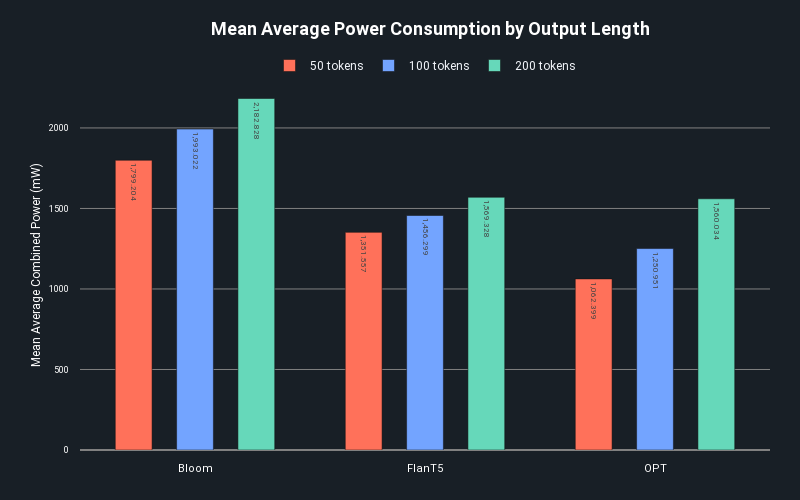
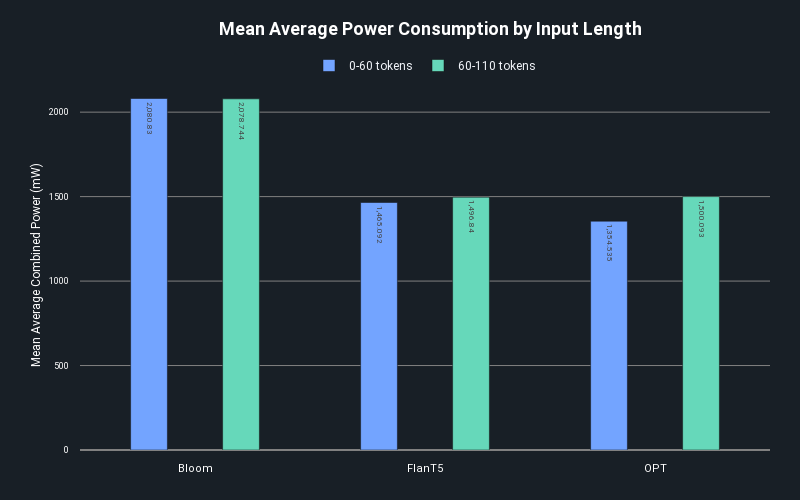

These figures' notebook cell, in order:
### Code cell
# Group the dataframe by Model and Input/Output Length, taking the mean of Combined Power for the other settings
power_avg_output = (dfPower.groupby(['Model', 'Output Length'])['Combined Power']
                   .mean()
                   .reset_index())

power_avg_input = (dfPower.groupby(['Model', 'Input Length'])['Combined Power']
                   .mean()
                   .reset_index())

# Plot the average power consumption for different output lengths of each model
def plot_average_power_output(dataframe, title):

    if title == "Input":
        color_discrete_map={"0-60 tokens": "#73A4FF", "60-110 tokens": "#66D8BA"}
        length_labels = {'short': '0-60 tokens', 'long': '60-110 tokens'}
        category_order = {"Input Length": ["0-60 tokens", "60-110 tokens"]}
    elif title == "Output":
        color_discrete_map={"50 tokens": "#FF715A","100 tokens": "#73A4FF", "200 tokens": "#66D8BA"}
        length_labels = {'50': '50 tokens', '100': '100 tokens', '200': '200 tokens'}
        category_order = {"Output Length": ["50 tokens", "100 tokens", "200 tokens"]}
    
    # Map the new labels to the appropriate column in the dataframe
    dataframe[f'{title} Length'] = dataframe[f'{title} Length'].map(length_labels)

    fig = px.bar(dataframe, 
                 x='Model', 
                 y='Combined Power', 
                 color=f'{title} Length',  # Different bars for each output length
                 barmode='group',  # Group bars by model
                 title=title, 
                 color_discrete_map=color_discrete_map,
                 category_orders=category_order,
                 labels={'Combined Power': 'Mean Average Combined Power (mW)', f'{title} Length': f'{title} Length'},
                 template='plotly_dark', 
                 width=800, 
                 height=500,
                 text_auto=True)

    fig.update_yaxes(title_font = dict(size=12), title_font_color = titlecolor, color=titlecolor,  tickfont = dict(size = 9), gridcolor=graycolor, zerolinecolor = graycolor) #, range=[0, 1100])
    fig.update_xaxes(zeroline = True, showgrid=False, color=titlecolor, title_font_color = titlecolor, tickfont = dict(size = 11), title_text='')
    fig.update_traces(textfont= dict(size=8), width=[0.16, 0.16, 0.16])
    fig.update_layout(autosize=True, hovermode=False, 
                      legend_title_text='', 
                      legend=dict(orientation="h", yanchor="bottom", y=1, 
                                  xanchor="center", x=0.5, title=f"{title} Length"),
                      font=dict(family="SF Pro Display, Roboto, Droid Sans, Arial"),
                      title={
                          'text': f"<b>Mean Average Power Consumption by {title} Length</b> <br>",
                          'y': 0.93,
                          'x': 0.54,
                          'xanchor': 'center',
                          'yanchor': 'top',
                          'font': dict(size=18, color=titlecolor)},
                      margin=dict(r=30, b=0, t=80), margin_pad=10,
                      modebar=dict(orientation='v'),
                      plot_bgcolor=bgcolor,
                      paper_bgcolor=bgcolor)

    fig.write_image(f"./power-average-bar-{title}.png")  # Save as PNG
    fig.show()

# Call the function to plot for all models
plot_average_power_output(power_avg_output, "Output")
plot_average_power_output(power_avg_input, "Input")

### Figure 1 — Plotly figure (JSON) as saved in the notebook; plotly's stock layout.template omitted (floating-point values rounded to 4 significant figures)
{"data": [{"alignmentgroup": "True", "hovertemplate": "Output Length=50 tokens<br>Model=%{x}<br>Mean Average Combined Power (mW)=%{y}<extra></extra>", "legendgroup": "50 tokens", "marker": {"color": "#FF715A", "pattern": {"shape": ""}}, "name": "50 tokens", "offsetgroup": "50 tokens", "orientation": "v", "showlegend": true, "textfont": {"size": 8}, "textposition": "auto", "texttemplate": "%{y}", "type": "bar", "width": [0.16, 0.16, 0.16], "x": ["Bloom", "FlanT5", "OPT"], "xaxis": "x", "y": [1799.0, 1352.0, 1062.0], "yaxis": "y"}, {"alignmentgroup": "True", "hovertemplate": "Output Length=100 tokens<br>Model=%{x}<br>Mean Average Combined Power (mW)=%{y}<extra></extra>", "legendgroup": "100 tokens", "marker": {"color": "#73A4FF", "pattern": {"shape": ""}}, "name": "100 tokens", "offsetgroup": "100 tokens", "orientation": "v", "showlegend": true, "textfont": {"size": 8}, "textposition": "auto", "texttemplate": "%{y}", "type": "bar", "width": [0.16, 0.16, 0.16], "x": ["Bloom", "FlanT5", "OPT"], "xaxis": "x", "y": [1993.0, 1456.0, 1251.0], "yaxis": "y"}, {"alignmentgroup": "True", "hovertemplate": "Output Length=200 tokens<br>Model=%{x}<br>Mean Average Combined Power (mW)=%{y}<extra></extra>", "legendgroup": "200 tokens", "marker": {"color": "#66D8BA", "pattern": {"shape": ""}}, "name": "200 tokens", "offsetgroup": "200 tokens", "orientation": "v", "showlegend": true, "textfont": {"size": 8}, "textposition": "auto", "texttemplate": "%{y}", "type": "bar", "width": [0.16, 0.16, 0.16], "x": ["Bloom", "FlanT5", "OPT"], "xaxis": "x", "y": [2183.0, 1569.0, 1560.0], "yaxis": "y"}], "layout": {"autosize": true, "barmode": "group", "font": {"family": "SF Pro Display, Roboto, Droid Sans, Arial"}, "height": 500, "hovermode": false, "legend": {"orientation": "h", "title": {"text": ""}, "tracegroupgap": 0, "x": 0.5, "xanchor": "center", "y": 1, "yanchor": "bottom"}, "margin": {"b": 0, "pad": 10, "r": 30, "t": 80}, "modebar": {"orientation": "v"}, "paper_bgcolor": "#181F26", "plot_bgcolor": "#181F26", "title": {"font": {"color": "white", "size": 18}, "text": "<b>Mean Average Power Consumption by Output Length</b> <br>", "x": 0.54, "xanchor": "center", "y": 0.93, "yanchor": "top"}, "width": 800, "xaxis": {"anchor": "y", "color": "white", "domain": [0, 1], "showgrid": false, "tickfont": {"size": 11}, "title": {"font": {"color": "white"}, "text": ""}, "zeroline": true}, "yaxis": {"anchor": "x", "color": "white", "domain": [0, 1], "gridcolor": "gray", "tickfont": {"size": 9}, "title": {"font": {"color": "white", "size": 12}, "text": "Mean Average Combined Power (mW)"}, "zerolinecolor": "gray"}}}

### Figure 2 — Plotly figure (JSON) as saved in the notebook; plotly's stock layout.template omitted (floating-point values rounded to 4 significant figures)
{"data": [{"alignmentgroup": "True", "hovertemplate": "Input Length=0-60 tokens<br>Model=%{x}<br>Mean Average Combined Power (mW)=%{y}<extra></extra>", "legendgroup": "0-60 tokens", "marker": {"color": "#73A4FF", "pattern": {"shape": ""}}, "name": "0-60 tokens", "offsetgroup": "0-60 tokens", "orientation": "v", "showlegend": true, "textfont": {"size": 8}, "textposition": "auto", "texttemplate": "%{y}", "type": "bar", "width": [0.16, 0.16, 0.16], "x": ["Bloom", "FlanT5", "OPT"], "xaxis": "x", "y": [2081.0, 1465.0, 1355.0], "yaxis": "y"}, {"alignmentgroup": "True", "hovertemplate": "Input Length=60-110 tokens<br>Model=%{x}<br>Mean Average Combined Power (mW)=%{y}<extra></extra>", "legendgroup": "60-110 tokens", "marker": {"color": "#66D8BA", "pattern": {"shape": ""}}, "name": "60-110 tokens", "offsetgroup": "60-110 tokens", "orientation": "v", "showlegend": true, "textfont": {"size": 8}, "textposition": "auto", "texttemplate": "%{y}", "type": "bar", "width": [0.16, 0.16, 0.16], "x": ["Bloom", "FlanT5", "OPT"], "xaxis": "x", "y": [2079.0, 1497.0, 1500.0], "yaxis": "y"}], "layout": {"autosize": true, "barmode": "group", "font": {"family": "SF Pro Display, Roboto, Droid Sans, Arial"}, "height": 500, "hovermode": false, "legend": {"orientation": "h", "title": {"text": ""}, "tracegroupgap": 0, "x": 0.5, "xanchor": "center", "y": 1, "yanchor": "bottom"}, "margin": {"b": 0, "pad": 10, "r": 30, "t": 80}, "modebar": {"orientation": "v"}, "paper_bgcolor": "#181F26", "plot_bgcolor": "#181F26", "title": {"font": {"color": "white", "size": 18}, "text": "<b>Mean Average Power Consumption by Input Length</b> <br>", "x": 0.54, "xanchor": "center", "y": 0.93, "yanchor": "top"}, "width": 800, "xaxis": {"anchor": "y", "color": "white", "domain": [0, 1], "showgrid": false, "tickfont": {"size": 11}, "title": {"font": {"color": "white"}, "text": ""}, "zeroline": true}, "yaxis": {"anchor": "x", "color": "white", "domain": [0, 1], "gridcolor": "gray", "tickfont": {"size": 9}, "title": {"font": {"color": "white", "size": 12}, "text": "Mean Average Combined Power (mW)"}, "zerolinecolor": "gray"}}}
